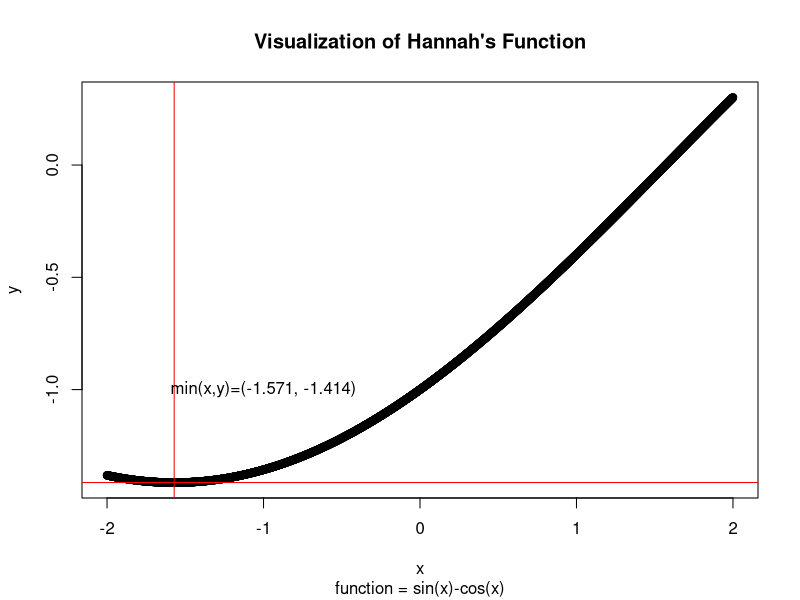
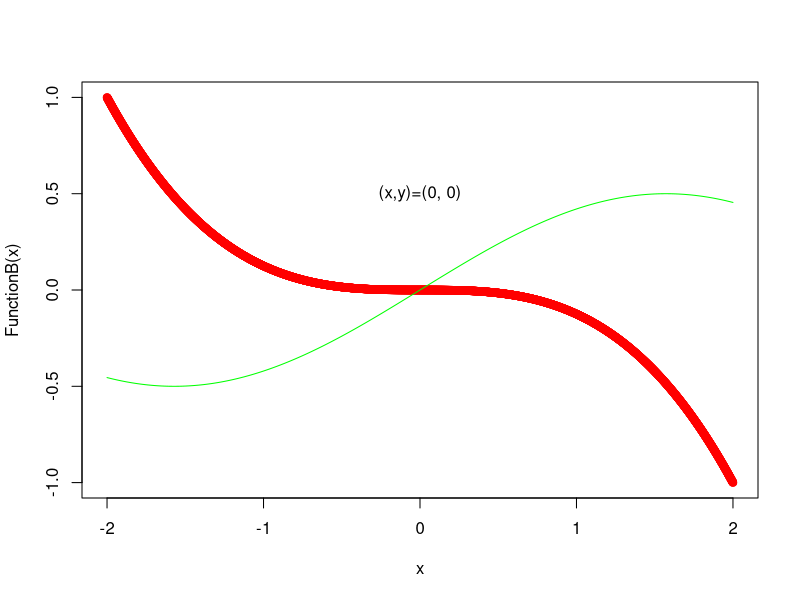
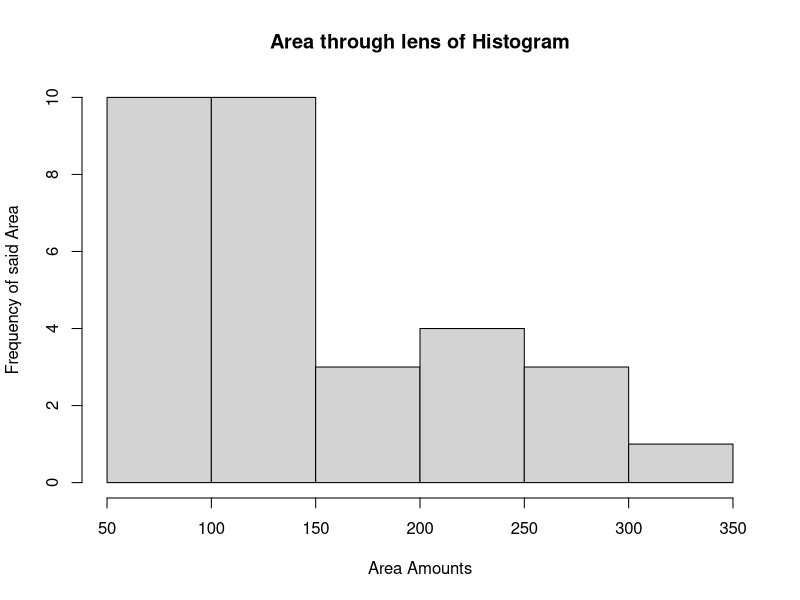
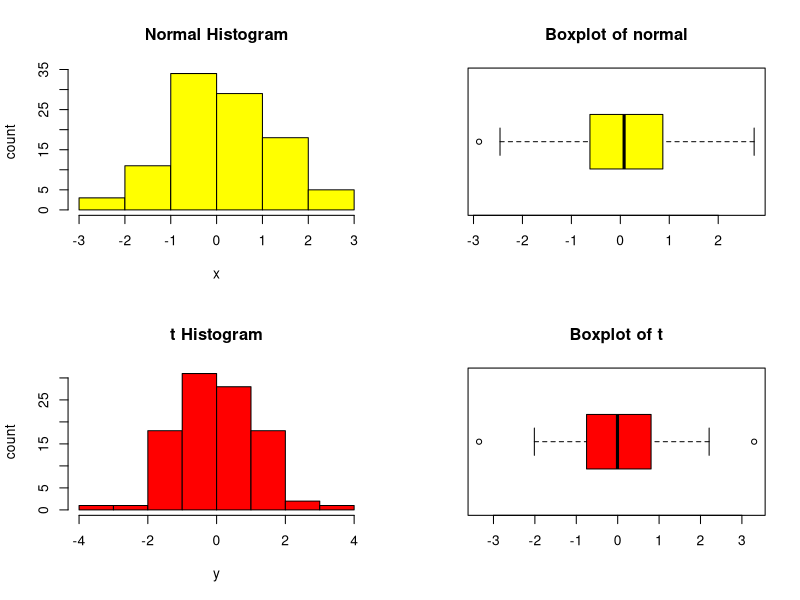
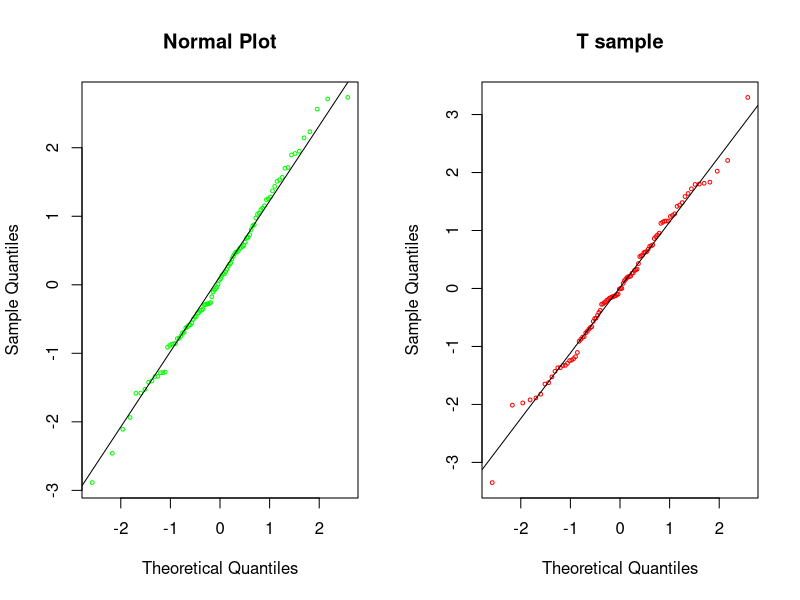

Recreate these plots in R, in order.
## ---- chunk 1
# DO NOT ADD OR REVISE CODE HERE
knitr::opts_chunk$set(echo = TRUE, eval = TRUE)

## ---- chunk 2
#The integer sequence 1 to 5, inclusive
int_seq <- 1:5

#The square root of 2
rootOfTwo <- sqrt(2)

#The product of 17 and 14
prodSeventeenAndFourteen <- 17*14

#Three (3) repetitions of the vector c(2.5, 5, 7.5)
repeated_sequence <- rep(c(2.5, 5, 7.5), 3)

#Assign the vector to the name q1_vector and output
q1_vector <- c(int_seq, rootOfTwo, prodSeventeenAndFourteen, repeated_sequence)
print(q1_vector)

## ---- chunk 3
#Remove all elements of q1_vector greater than 7
q1_vector_7 <- q1_vector[q1_vector <= 7]

#What is the length of q1_vector_7
length(q1_vector_7)

## ---- chunk 4
#Sort q1_vector in ascending order and assign the sorted vector to the name q1_vector_sorted
q1_vector_sorted <- sort(q1_vector, decreasing=FALSE)

#What is the sum of the 5th through 10th elements of q1_vector_sorted, inclusive?
sum(q1_vector_sorted [5:10])

## ---- chunk 5
#Square each element of q1_vector and assign the new, squared value vector to the name q1_vector_sqrd
q1_vector_sqrd <- (q1_vector)*(q1_vector)

#How many elements of q1_vector_sqrd are greater than 25?
length(q1_vector_sqrd [q1_vector_sqrd > 25])

## ---- chunk 6
#Remove the first and last elements of q1_vector
firstEl <- q1_vector[1]
lastEl <- q1_vector[length(q1_vector)]

#Assign the two (2) removed elements to the name q1_vector_short
q1_vector_short <- c(firstEl,lastEl)

#What is the product of the elements of q1_vector_short?
firstEl*lastEl

## ---- chunk 7

#Create a user-defined function - via *function()* - that implements the trigonometric function above, accepts numeric values, "x," calculates and returns values "y."
HannahsFunc <- function(x){
    y <- sin(x/2) - cos(x/2)
  return(y)
}
## ---- chunk 8
#Create a vector, x, of 4001 equally-spaced values from -2 to 2, inclusive
x <- seq(-2, 2, length = 4001)

#Compute values for y using the vector x and your function from (2)(a)
y <- HannahsFunc(x)

# Find the value in the vector x that corresponds to the minimum value in the vector y. Restrict attention to only the values of x and y you have computed; i.e. do not interpolate. Round to 3 decimal places and output both the minimum y and corresponding x value.
Minxy <- c(round(x[which.min(y)], digits=3), round(y[which.min(y)], digits=3))

## ---- chunk 9
#Show the values of x and y corresponding to the minimum value of y in the display.
minx <- Minxy[1]
minY <- Minxy[2]

#Plot y versus x in color, with x on the horizontal axis.
plot(x, y, main = "Visualization of Hannah's Function", sub = "function = sin(x)-cos(x)")
abline(v=minx, col="red")
abline(h=minY, col="red")

#Add a title and other features such as text annotations. Text annotations may be added via *text()* for base R plots and *geom_text()* or *geom_label()* for ggplots
text(x = -1, y = -1, "min(x,y)=(-1.571, -1.414)")
## ---- chunk 10
#Using the function ```y = cos(x / 2) * sin(x / 2)```, find where the curved line y = -(x/2)^3 intersects it within the range of values used in part (2)
FunctionA <- function(x) {
  y <- cos(x / 2) * sin(x / 2)
  return(y)
}

FunctionB <- function(x) {
  y <- -(x / 2)^3
  return(y)
}

#range of values
x <- c(seq(-2, 2, length = 4001))

#assign function results to vectors
vectorA <- FunctionA(x)
vectorB <- FunctionB(x)

#determine point of intersection
pointy <- intersect(vectorA, vectorB)
pointx <- x[which(FunctionA(x) == pointy)]

#Plot both functions on the same display, and show the point of intersection
plot(x, FunctionB(x),col="red")
lines(x, FunctionA(x), col="green")

#Present the coordinates of this point as text in the display
text(x = pointx, y = pointy+0.5, paste("(x,y)=(", pointx, ", ", pointy, ")", sep=""))
## ---- chunk 11
#Load Data
data(trees)

#Check and output the structure with *str()*
print(str(trees))

#Use *apply()* to return the mean values for the three variables. Output these values
means <- apply(trees, 2, mean)
print(means)

#Using R and logicals, determine the number of trees with Volume greater than the mean Volume; effectively, how many rows have Volume greater than the mean Volume
aboveVol <- trees[trees$Volume > means[3],]
print(nrow(aboveVol))
## ---- chunk 12
data(trees)
#Convert each diameter to a radius, r
radius <- (trees$Girth / 2)

#Calculate the cross-sectional area of each tree using pi times the squared radius
area <- (radius^2)*pi

#What is the interquartile range (IQR) of areas?
girthIQR <- IQR(area)
print(girthIQR)

## ---- chunk 13
#Create a histogram of the areas calculated in (b). Title and label the axis.
hist(area, 
     main = "Area through lens of Histogram",
     xlab = "Area Amounts",
     ylab = "Frequency of said Area" )


## ---- chunk 14
#Identify the tree with the largest area and output on one line its row number and three measurements.
largestAreaIndex <- which.max(area)
print(trees[largestAreaIndex,])


## ---- chunk 15
#Use *set.seed(9999)* and *rt()* with n = 100, df = 10 to generate a random sample designated as y
set.seed(9999)
y <- rt(100, 10)
 
#Generate a second random sample designated as x with *set.seed(123)* and *rnorm()* using n = 100, mean = 0 and sd = 1.25.       
set.seed(123)
x <- rnorm(100, 0, 1.25)

#Generate a new object using *cbind(x, y)*. Do not output this object; instead, assign it to a new name
object <- cbind(x, y)

#Pass this object to *apply()* and compute the inter-quartile range (IQR) for each column:  x and y. Use the function *IQR()* for this purpose
applyResult <- apply(object, 2, IQR)

#Round the results to four decimal places and present (this exercise shows the similarity of the IQR values.)
roundedResult <- round(applyResult, digits=4)
print(roundedResult)


## ---- chunk 16
#For base R plots, use *par(mfrow = c(2, 2))* to generate a display with four diagrams
par(mfrow = c(2,2))

#On the first row, for the normal results, present a histogram and a horizontal boxplot for x in color

hist(x, 
     main = "Normal Histogram",
     ylab= "count",
     col = "yellow"
     )

boxplot(x,
        main = "Boxplot of normal",
        horizontal = TRUE,
        col = "yellow"
        )

#For the t results, present a histogram and a horizontal boxplot for y in color

hist(y,
     main = "t Histogram",
     ylab= "count",
     col = "red"
     )

boxplot(y,
        main = "Boxplot of t",
        horizontal = TRUE,
        col = "red"
        )




## ---- chunk 17
#Present side-by-side QQ plots, one for each sample, using *qqnorm()* and *qqline()*
par(mfrow = c(1,2))

# Add color and titles.In base R plots, "cex" can be used to control the size of the plotted data points and text; "size" for ggplot2 figures
qqnorm(x,
       cex = 0.5,
       main = "Normal Plot",
       col = "green"
       )
qqline(x)


qqnorm(y,
       main = "T sample",
       cex = 0.5,
       col = "red"
       )
qqline(y)

#Lastly, determine if there are any extreme outliers in either sample

IQRValue <- applyResult
print(IQRValue)

extremeThreshold <- IQRValue*3
ExtremeX <- sum(nrow(x[x >= extremeThreshold]) | x[x <= -extremeThreshold])
print(ExtremeX)
ExtremeY <- sum(nrow(y[y >= extremeThreshold]) | y[y <= -extremeThreshold])
print(ExtremeY)


